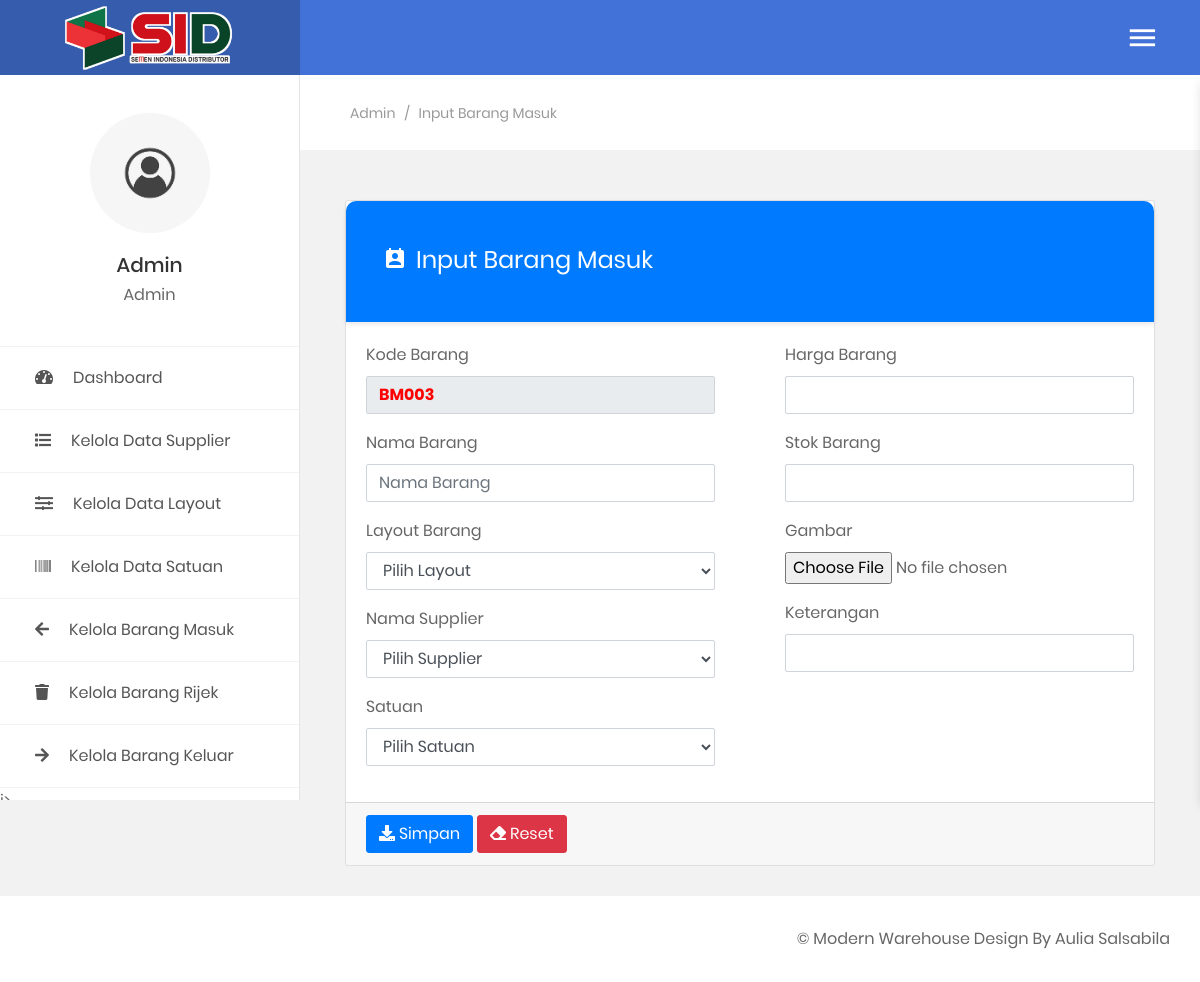
Page /public/admin-panel.php?page=input-barang-masuk (signed in) on the earlier database version.
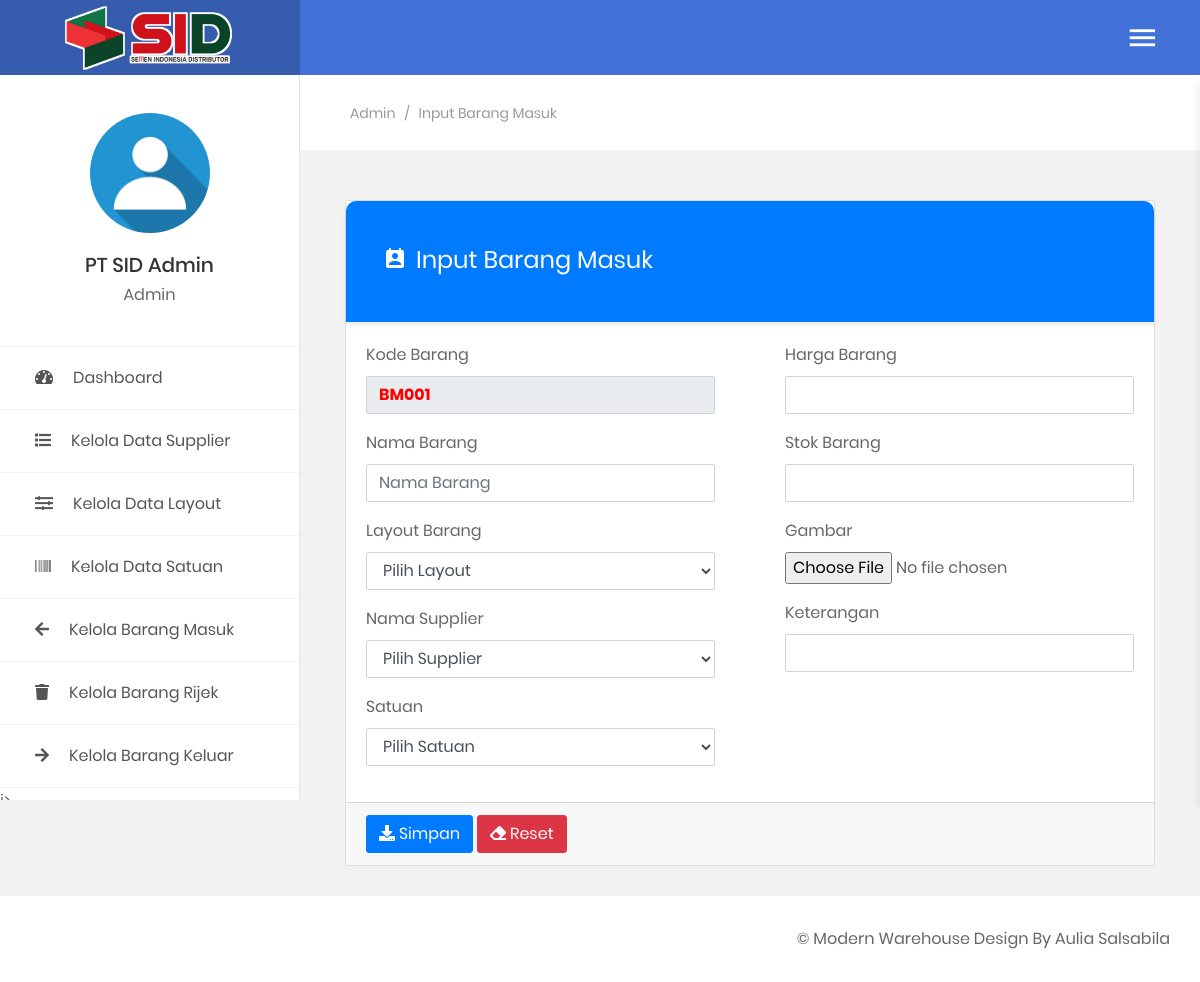
Same page on the later database version.
### tables this page shows
CREATE TABLE `table_user` (
  `kd_user` varchar(7) NOT NULL,
  `nama_user` varchar(20) NOT NULL,
  `username` varchar(25) NOT NULL,
  `password` varchar(25) NOT NULL,
  `foto_user` varchar(50) NOT NULL,
  `level` varchar(25) NOT NULL
);

### functions/sessions.php (called while the page is built, shortened)
<?php
$function = new lsp();
$auth = $function->AuthUser($_SESSION['username']);

### functions/functions.php (called while the page is built, shortened)
<?php
class lsp
{
    public function AuthUser($sessionUser)
    {
        global $con;
        $sql = "SELECT * FROM table_user WHERE username = '$sessionUser'";
        $query = mysqli_query($con, $sql);
        $bigData = mysqli_fetch_assoc($query);
        return $bigData;
    }
    public function autokode($table, $field, $pre)
    {
        global $con;
        $sqlc   = "SELECT COUNT($field) as jumlah FROM $table";
        $querys = mysqli_query($con, $sqlc);
        $number = mysqli_fetch_assoc($querys);
        if ($number['jumlah'] > 0) {
            $sql    = "SELECT MAX($field) as kode FROM $table";
            $query  = mysqli_query($con, $sql);
            $number = mysqli_fetch_assoc($query);
            $strnum = substr($number['kode'], 2, 3);
            $strnum = $strnum + 1;
            if (strlen($strnum) == 3) {
                $kode = $pre . $strnum;
            } else if (strlen($strnum) == 2) {
                $kode = $pre . "0" . $strnum;
            } else if (strlen($strnum) == 1) {
                $kode = $pre . "00" . $strnum;
            }
        } else {
            $kode = $pre . "001";
        }
        return $kode;
    }
}

### public/includes/global/input-barang-masuk.php (the view, shortened to what the changed rows need)
<?php
$br = new lsp();
$autokode = $br->autokode("table_barang", "kd_barang", "BM");
?>
<section class="au-breadcrumb m-t-75">
    <div class="section__content section__content--p30">
        <div class="container-fluid">
            <div class="row">
                <div class="col-md-12">
                    <div class="au-breadcrumb-content">
                        <div class="au-breadcrumb-left">
                            <ul class="list-unstyled list-inline au-breadcrumb__list">
                                <li class="list-inline-item active"><?= $auth['level']; ?></li>
                                <li class="list-inline-item seprate">
                                    <span>/</span>
                                </li>
                                <li class="list-inline-item">Input Barang Masuk</li>
                            </ul>
                        </div>
                    </div>
                </div>
            </div>
        </div>
    </div>
</section>
<section class="statistic">
    <div class="section__content section__content--p30">
        <div class="container-fluid">
            <div class="row">
                <div class="col-md-12">
                    <form method="post" enctype="multipart/form-data">
                        <div class="card">
                            <div class="au-card-title">
                                <div class="bg-overlay bg-primary"></div>
                                <h3>
                                    <i class="zmdi zmdi-account-calendar"></i>Input Barang Masuk
                                </h3>
                            </div>
                            <div class="row">
                                <div class="col-md-6">
                                    <div class="card-body">
                                        <div class="form-group">
                                            <label for="">Kode Barang</label>
                                            <input type="text" style="font-weight: bold; color: red;" class="form-control" name="kode_barang" value="<?php echo $autokode; ?>" readonly>
                                        </div>
                                        <div class="form-group">
                                            <label for="">Nama Barang</label>
                                            <input type="text" placeholder="Nama Barang" class="form-control" name="nama_barang" value="<?php echo @$_POST['nama_barang'] ?>">
                                        </div>
                                        <div class="form-group">
                                            <label for="">Layout Barang</label>
                                            <select name="layout" class="form-control">
                                                <option value=" ">Pilih Layout</option>
                                            </select>
                                        </div>
                                        <div class="form-group">
                                            <label for="">Nama Supplier</label>
                                            <select name="supplier" class="form-control">
                                                <option value=" ">Pilih Supplier</option>
                                            </select>
                                        </div>
                                        <div class="form-group">
                                            <label for="">Satuan</label>
                                            <select name="satuan" class="form-control">
                                                <option value=" ">Pilih Satuan</option>
                                            </select>
                                        </div>
                                    </div>
                                </div>
                                <div class="col-md-6">
                                    <div class="card-body">
                                        <div class="form-group">
                                            <label for="">Harga Barang</label>
                                            <input type="number" class="form-control" name="harga">
                                        </div>
                                        <div class="form-group">
                                            <label for="">Stok Barang</label>
                                            <input type="number" class="form-control" name="stok">
                                        </div>
                                        <div class="form-group">
                                            <label for="">Gambar</label>
                                            <input type="file" class="form-control-file" name="foto">
                                        </div>
                                        <div class="form-group">
                                            <label for="">Keterangan</label>
                                            <input type="text" class="form-control" name="ket">
                                        </div>
                                    </div>
                                </div>
                            </div>
                            <div class="card-footer">
                                <button name="add-barang" class="btn btn-primary"><i class="fa fa-download"></i> Simpan</button>
                                <button type="reset" class="btn btn-danger"><i class="fa fa-eraser"></i> Reset</button>
                            </div>
                        </div>
                    </form>
                </div>
            </div>
        </div>
    </div>
</section>

### public/templates/sidebar.php (shortened to what the changed rows need)
<aside class="menu-sidebar2">
    <div class="menu-sidebar2__content js-scrollbar1">
        <div class="account2">
            <div class="image img-cir img-120">
                <img src="img/<?= $auth['foto_user'] ?>" alt="user-image" class="image-sid" />
            </div>
            <h4 class="name"><?= $auth['nama_user']; ?></h4>
            <span><?= $auth['level']; ?></span>
        </div>
    </div>
</aside>

Differences in the rows shown:
changed table_user "Admin": foto_user: picture removed, a placeholder shows; nama_user "Admin" → "PT SID Admin"
Other differences:
form field kode_barang: "BM003" → "BM001"
